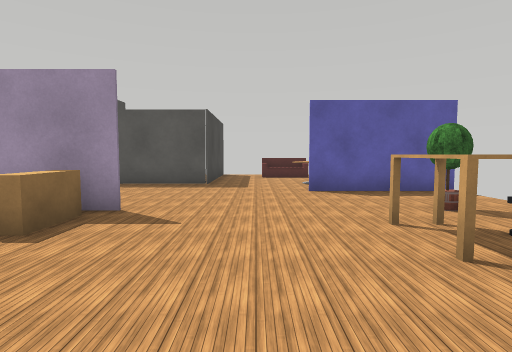
[1] (above)

24 first-person views from a walk through a robot-simulator world made for Webots. The camera is 1 m above the floor, tilts 4° down and sees 80° across. The floor is counted in squares, 1 m on a side. Each view is taken from the middle of a square. On the plan, view 1 faces up. The plan holds only what a view shows up to about 12 squares ahead; the rest is blank. The place goes on beyond the plan. The robots in the file are not drawn. Simple shapes and patterns stand in for the simulator's stock objects.

[2]
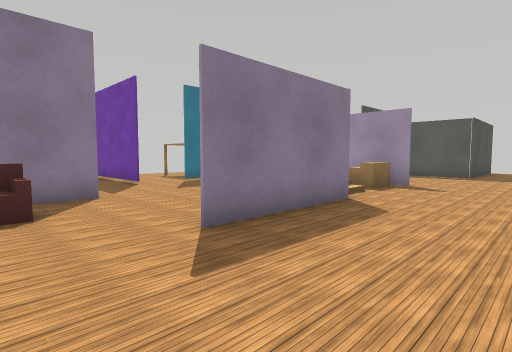

[3]
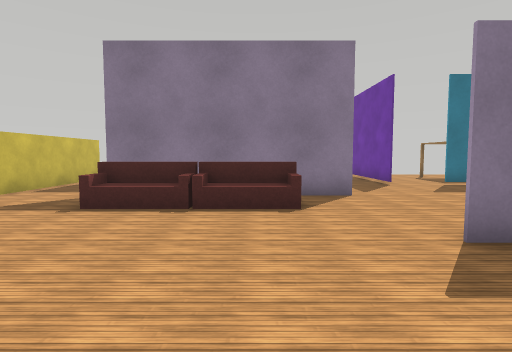

[4]
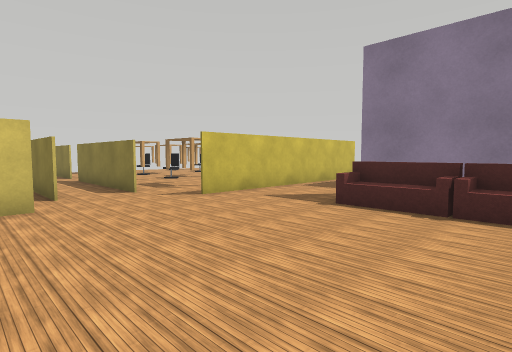

[5]
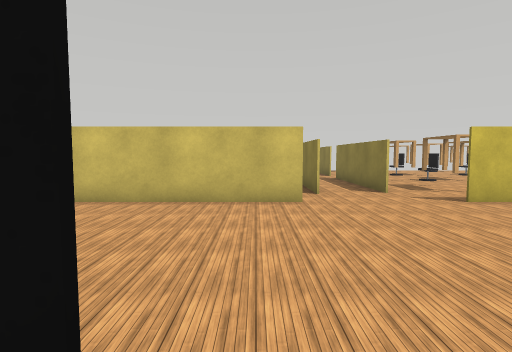

[6]
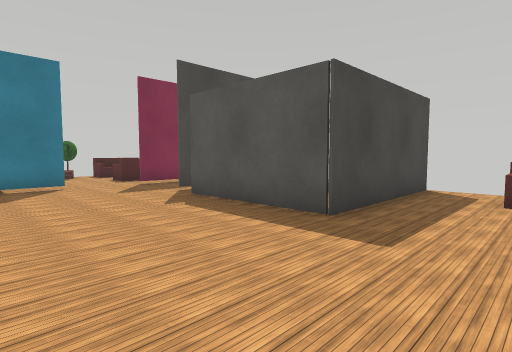

[7]
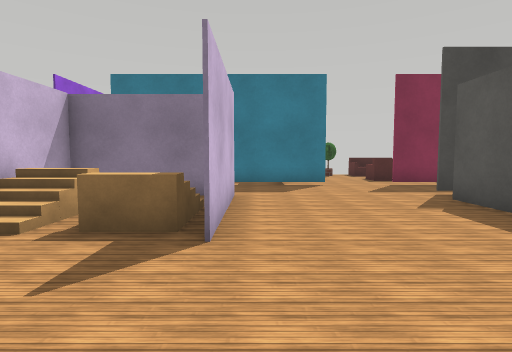

[8]
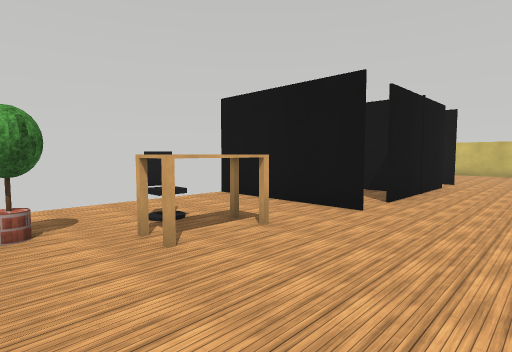

[9]
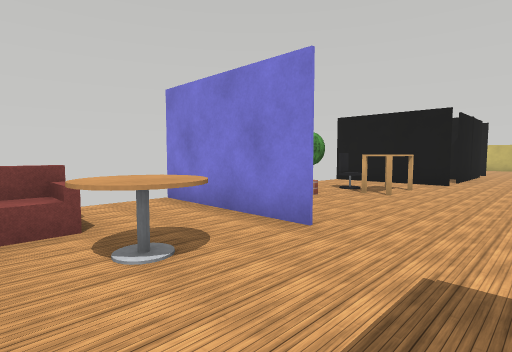

[10]
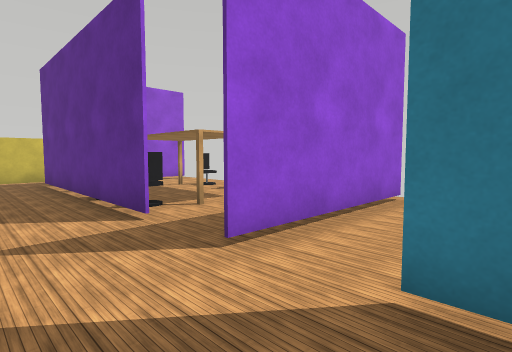

[11]
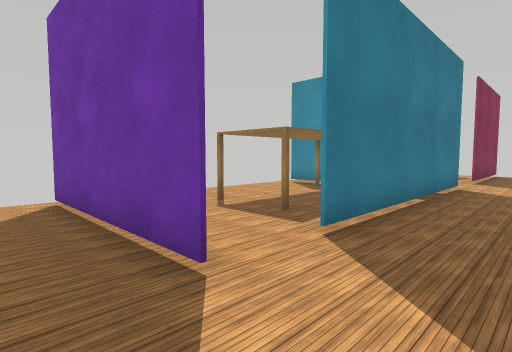

[12]
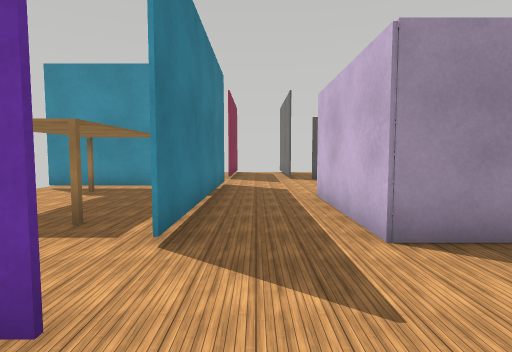

[13]
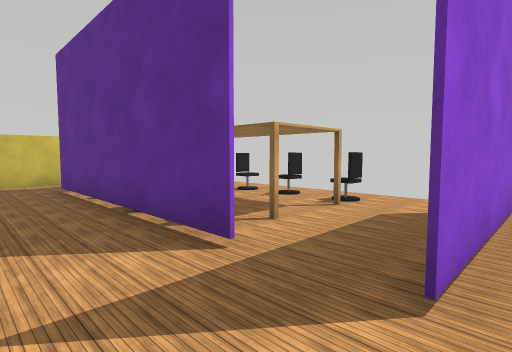

[14]
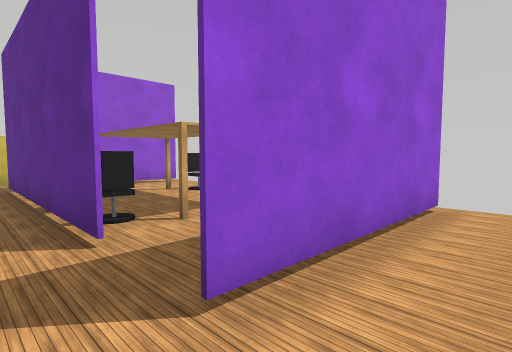

[15]
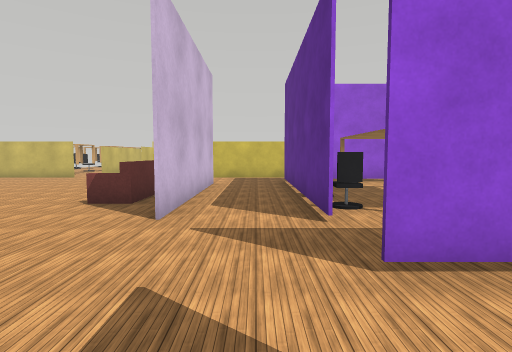

[16]
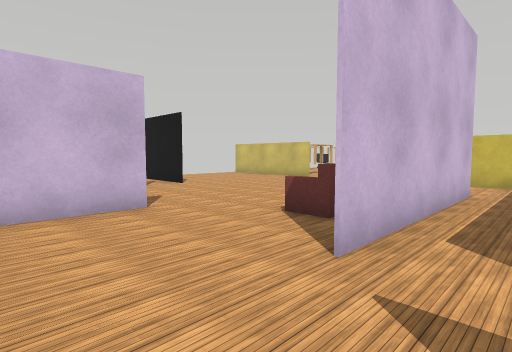

[17]
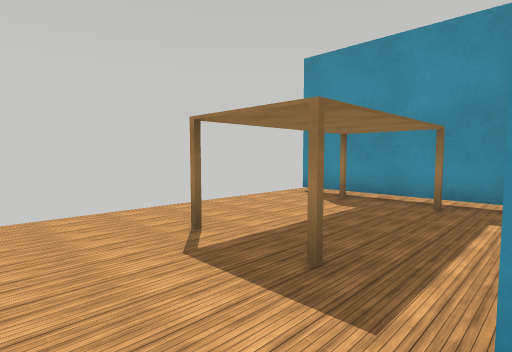

[18]
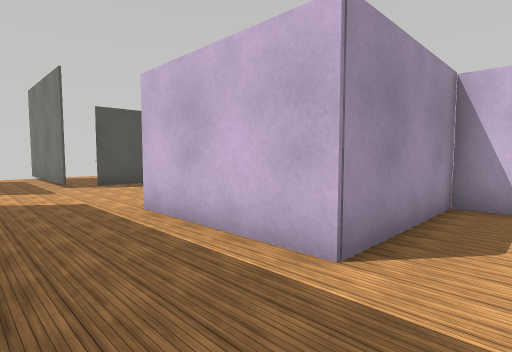

[19]
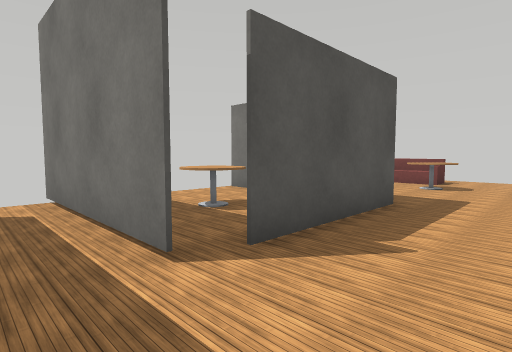

[20]
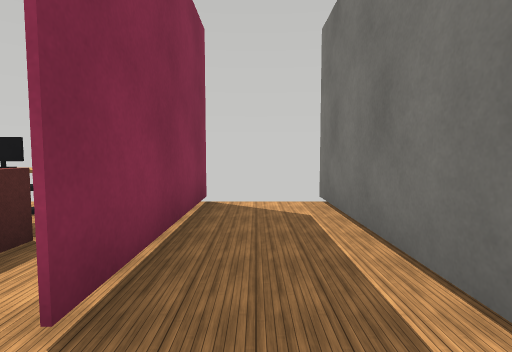

[21]
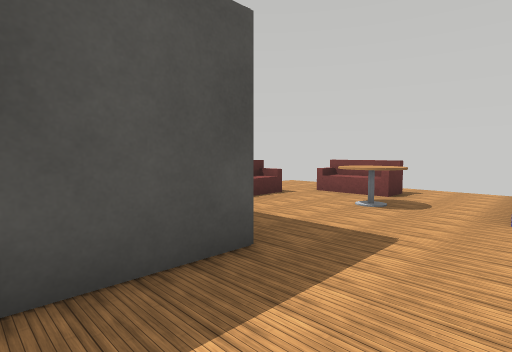

[22]
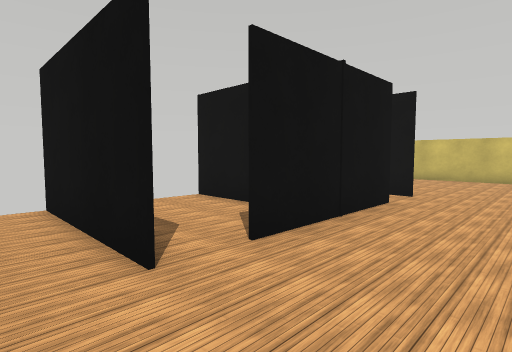

[23]
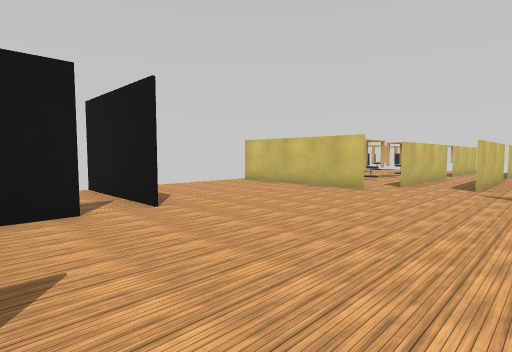

[24]
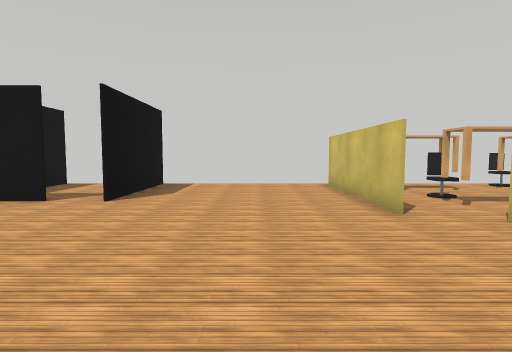

### Floor plan
Points are (right, up) in squares from view 1. A wall is a line through its corners. A room is listed if a view was taken in it or the views show most of it. See-through windows are left out.
Room 1 (views 1, 2, 3, 4, 5, 6, 7, 8, 9, 10, 11, 12, 13, 14, 15, 16, 17, 18, 19, 20, 21, 22, 23, 24)
walls: (-2.4, 1.5) (-2.4, -2.6); (-2.4, 5.4) (-4.6, 5.4); (1.4, 0.8) (5.5, 0.8); (-2.5, -2.6) (-2.5, 1.4) (-6.6, 1.4) (-6.6, 5.5) (-2.4, 5.5); (-6.4, 4.7) (-6.4, 1.5) (-4.4, 1.5); (-6.4, -2.6) (-6.4, -8.8); (1.4, 8.4) (5.5, 8.4) (1.4, 8.4); (1.5, -4.5) (1.5, -0.4); (-9.1, -2.4) (-9.1, -9.5); (1.4, -5.7) (2.6, -5.7); (-10.5, -0.5) (-9, -0.5); (-9.1, 8.4) (-9.1, 1.3); (-6.6, 10.5) (-6.6, 15.6); (5.5, -5.8) (1.4, -5.8); (-6.6, -8.8) (-6.6, -2.6); (-1.6, 15.5) (-1.6, 10.4) (-5.7, 10.4); (0, -11.4) (5.1, -11.4); (-9.1, 15.6) (-9.1, 10.5); (-11.1, -11.4) (-3.4, -11.4)
ways out: opening at (1, 0) to room 2; opening at (-9.5, 0.5); opening at (-9, -2); opening at (-9, 9.5); opening at (-6, 10); opening at (-3, -12); opening at (0, -11.5); opening at (2, -5); gap at (5, -11)
objects: sofa (-5, -8) to (-5, -7); sofa (-5, -6) to (-5, -4); stairs (-5, 3); stairs (-3, 4); sofa (1, 14) to (2, 14); table (2, 3) to (2, 4); round table (2, 10) to (2, 11); office chair (3, 3) to (3, 4); potted tree (3, 5) to (4, 6); sofa (4, 11) to (4, 13)
Room 2 (no view inside)
walls: (1.4, -2.4) (5.5, -2.4)
ways out: opening at (1, 0) to room 1

Where each view was taken, in squares from view 1:
view 1: 0 up, 0 right, facing up
view 2: 5 down, 1 right, facing up-left
view 3: 5 down, 1 right, facing left
view 4: 5 down, 1 right, facing down-left
view 5: 5 down, 1 right, facing down
view 6: 6 up, 1 right, facing up-left
view 7: 6 up, 1 right, facing left
view 8: 6 up, 1 left, facing down-right
view 9: 12 up, 1 left, facing down-right
view 10: 2 up, 7 left, facing down-left
view 11: 2 down, 7 left, facing up-left
view 12: 2 down, 8 left, facing up
view 13: 0 up, 7 left, facing down-left
view 14: 1 up, 8 left, facing down-left
view 15: 2 up, 8 left, facing down
view 16: 0 up, 8 left, facing down-right
view 17: 0 up, 9 left, facing up-left
view 18: 0 up, 9 left, facing up-right
view 19: 8 up, 8 left, facing up-right
view 20: 9 up, 8 left, facing up
view 21: 8 up, 4 left, facing up-right
view 22: 2 up, 1 left, facing down-right
view 23: 3 down, 4 left, facing down-right
view 24: 9 down, 5 left, facing right
